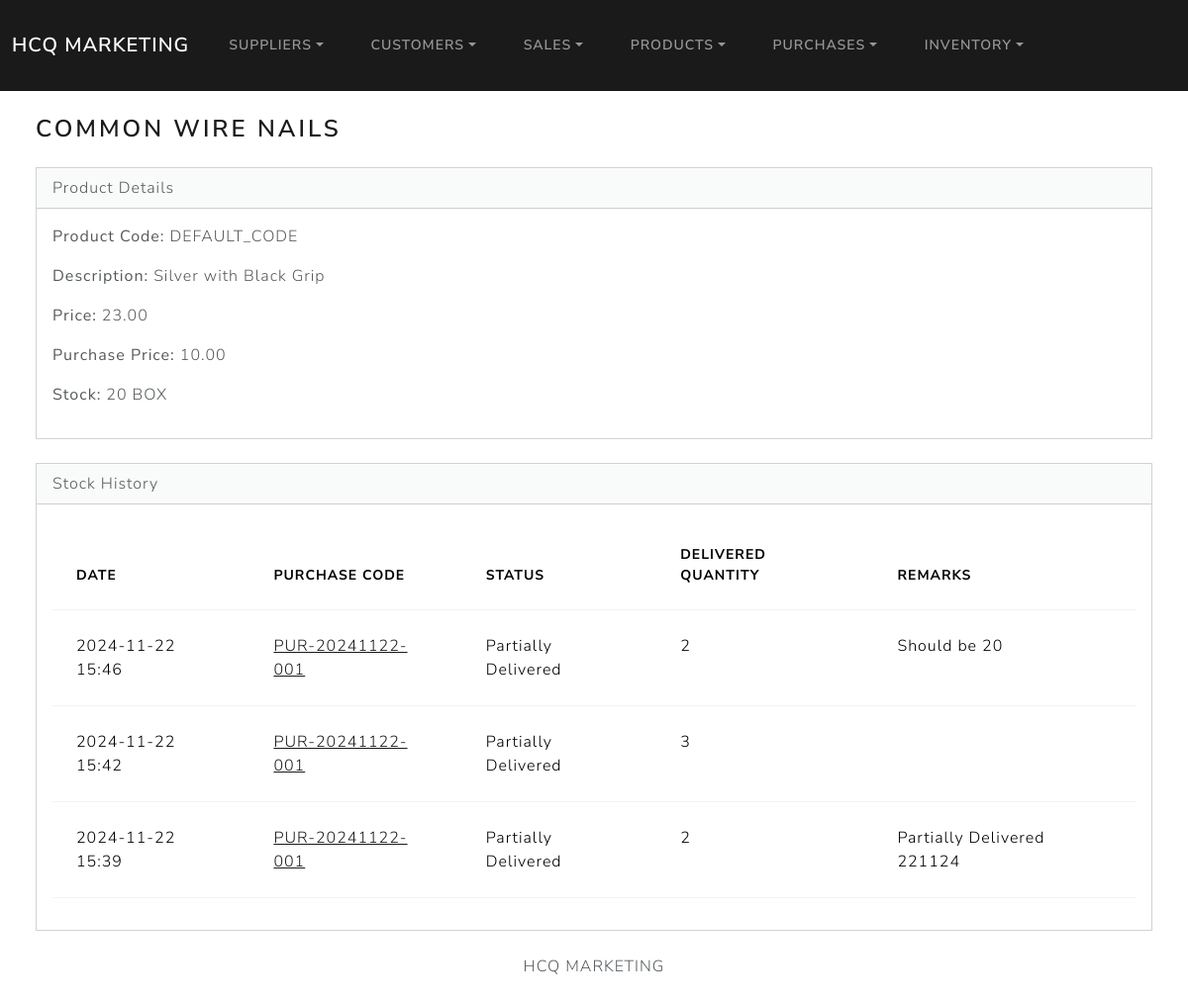
/inventory/2/, run on the app's committed database.
### inventory/models.py (models this page shows, shortened)
class Inventory(models.Model):
    product = models.ForeignKey(Product, on_delete=models.CASCADE)
    inventory_stock = models.PositiveIntegerField(default=0)

class StockHistory(models.Model):
    inventory = models.ForeignKey(Inventory, on_delete=models.CASCADE, related_name="stock_history")
    purchase = models.ForeignKey('purchases.Purchase', on_delete=models.CASCADE)  # String-based reference
    status = models.CharField(max_length=50)  # "Delivered", "Partially Delivered", etc.
    delivered_quantity = models.PositiveIntegerField()
    remarks = models.TextField(blank=True, null=True)
    timestamp = models.DateTimeField(auto_now_add=True)

### products/models.py (models this page shows, shortened)
class Product(models.Model):
    product_code = models.CharField(max_length=100 ,default='DEFAULT_CODE')
    product_name = models.CharField(max_length=100)
    product_descript = models.TextField()
    product_price = models.DecimalField(max_digits=10, decimal_places=2)
    product_unit = models.CharField(max_length=50)
    purchase_price = models.DecimalField(max_digits=10, decimal_places=2, null=True, blank=True)  # Price from supplier (optional)

### purchases/models.py (models this page shows, shortened)
class Purchase(models.Model):
    STATUS_CHOICES = [
        ('Pending', 'Pending'),
        ('Partially Delivered', 'Partially Delivered'),
        ('Delivered', 'Delivered'),
        ('Cancelled', 'Cancelled'),
    ]
    supplier = models.ForeignKey(Supplier, on_delete=models.CASCADE, related_name='purchases')
    date = models.DateTimeField(auto_now_add=True)
    total_cost = models.DecimalField(max_digits=10, decimal_places=2, default=0.00)
    purchase_code = models.CharField(max_length=20, unique=True, editable=False, blank=True)
    status = models.CharField(max_length=20, choices=STATUS_CHOICES, default='Pending')

### inventory/views.py (the view)
# urls.py: path('<int:product_id>/', views.product_detail, name='product_detail'),
def product_detail(request, product_id):
    inventory = get_object_or_404(Inventory, product__id=product_id)
    stock_history = StockHistory.objects.filter(inventory=inventory).order_by('-timestamp')
    return render(request, 'inventory/product_detail.html', {
        'inventory': inventory,
        'stock_history': stock_history,
    })

### inventory/templates/inventory/product_detail.html
{% extends "base.html" %}
{% block body %}
<h3 class="m-4">{{ inventory.product.product_name }}</h3>
<div class="card ms-4 me-4 mb-4">
    <div class="card-header">Product Details</div>
    <div class="card-body">
        <p><strong>Product Code:</strong> {{ inventory.product.product_code }}</p>
        <p><strong>Description:</strong> {{ inventory.product.product_descript }}</p>
        <p><strong>Price:</strong> {{ inventory.product.product_price }}</p>
        <p><strong>Purchase Price:</strong> {{ inventory.product.purchase_price }}</p>
        <p><strong>Stock:</strong> {{ inventory.inventory_stock }} {{ inventory.product.product_unit }}</p>
    </div>
</div>
<div class="card ms-4 me-4 mb-4">
    <div class="card-header">Stock History</div>
    <div class="card-body">
        {% if stock_history %}
        <table class="table table-hover">
            <thead>
                <tr>
                    <th>Date</th>
                    <th>Purchase Code</th>
                    <th>Status</th>
                    <th>Delivered Quantity</th>
                    <th>Remarks</th>
                </tr>
            </thead>
            <tbody>
                {% for record in stock_history %}
                <tr>
                    <td>{{ record.timestamp|date:"Y-m-d H:i" }}</td>
                    <td>
                        <a href="{% url 'purchases:purchase_detail' record.purchase.id %}">
                            {{ record.purchase.purchase_code }}
                        </a>
                    </td>
                    <td>{{ record.status }}</td>
                    <td>{{ record.delivered_quantity }}</td>
                    <td>{{ record.remarks }}</td>
                </tr>
                {% endfor %}
            </tbody>
        </table>
        {% else %}
        <p>No stock history available for this product.</p>
        {% endif %}
    </div>
</div>
{% endblock %}

### data on the page
Inventory: product.product_name "COMMON WIRE NAILS", product.product_code "DEFAULT_CODE", product.product_descript "Silver with Black Grip", product.product_price "23.00", product.purchase_price "10.00", inventory_stock "20", product.product_unit "BOX"
StockHistory: timestamp "2024-11-22 15:46", purchase.purchase_code "PUR-20241122-001", status "Partially Delivered", delivered_quantity "2", remarks "Should be 20"
StockHistory: timestamp "2024-11-22 15:42", purchase.purchase_code "PUR-20241122-001", status "Partially Delivered", delivered_quantity "3"
StockHistory: timestamp "2024-11-22 15:39", purchase.purchase_code "PUR-20241122-001", status "Partially Delivered", delivered_quantity "2", remarks "Partially Delivered 221124"
